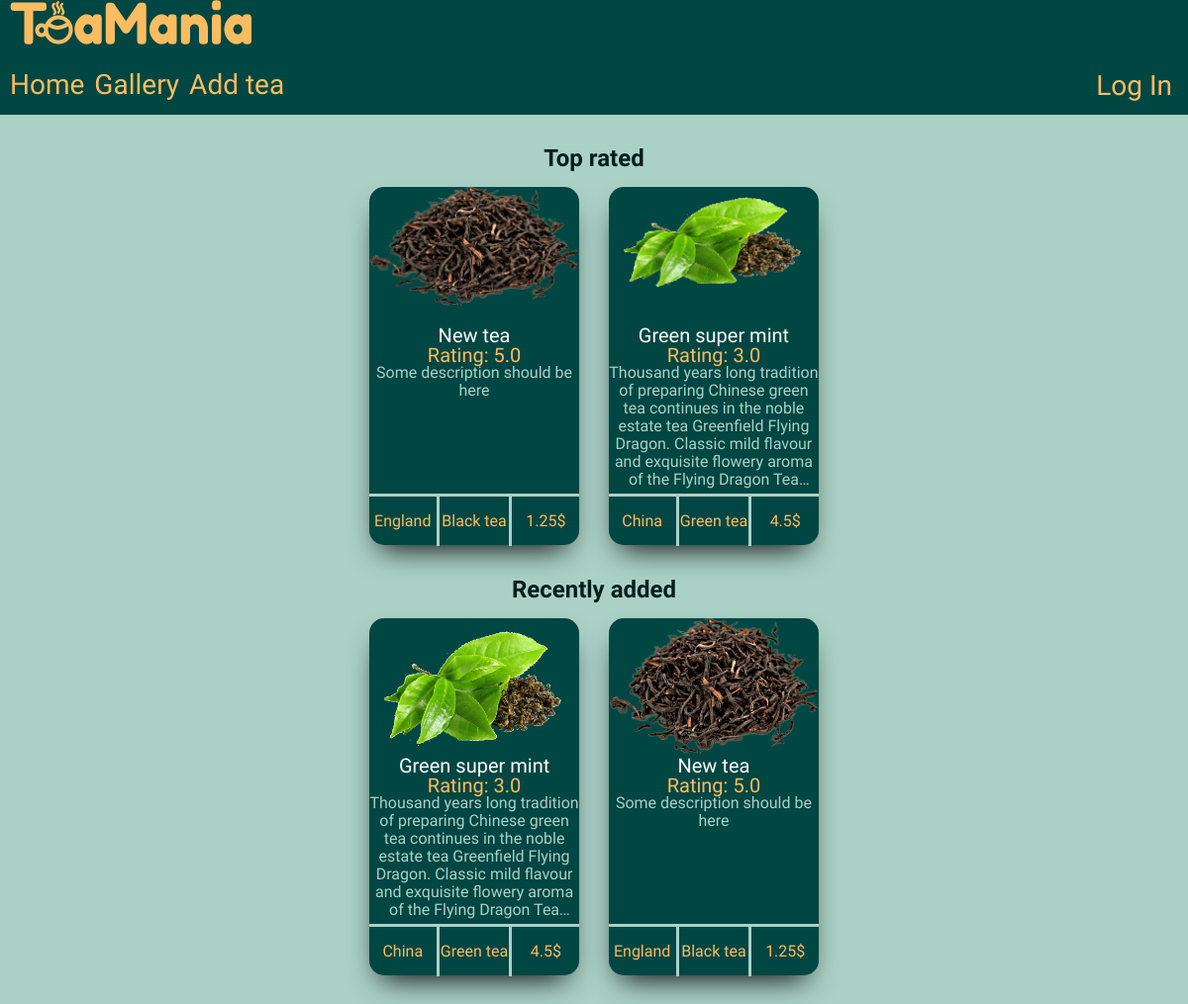
The app's page /index, older data.
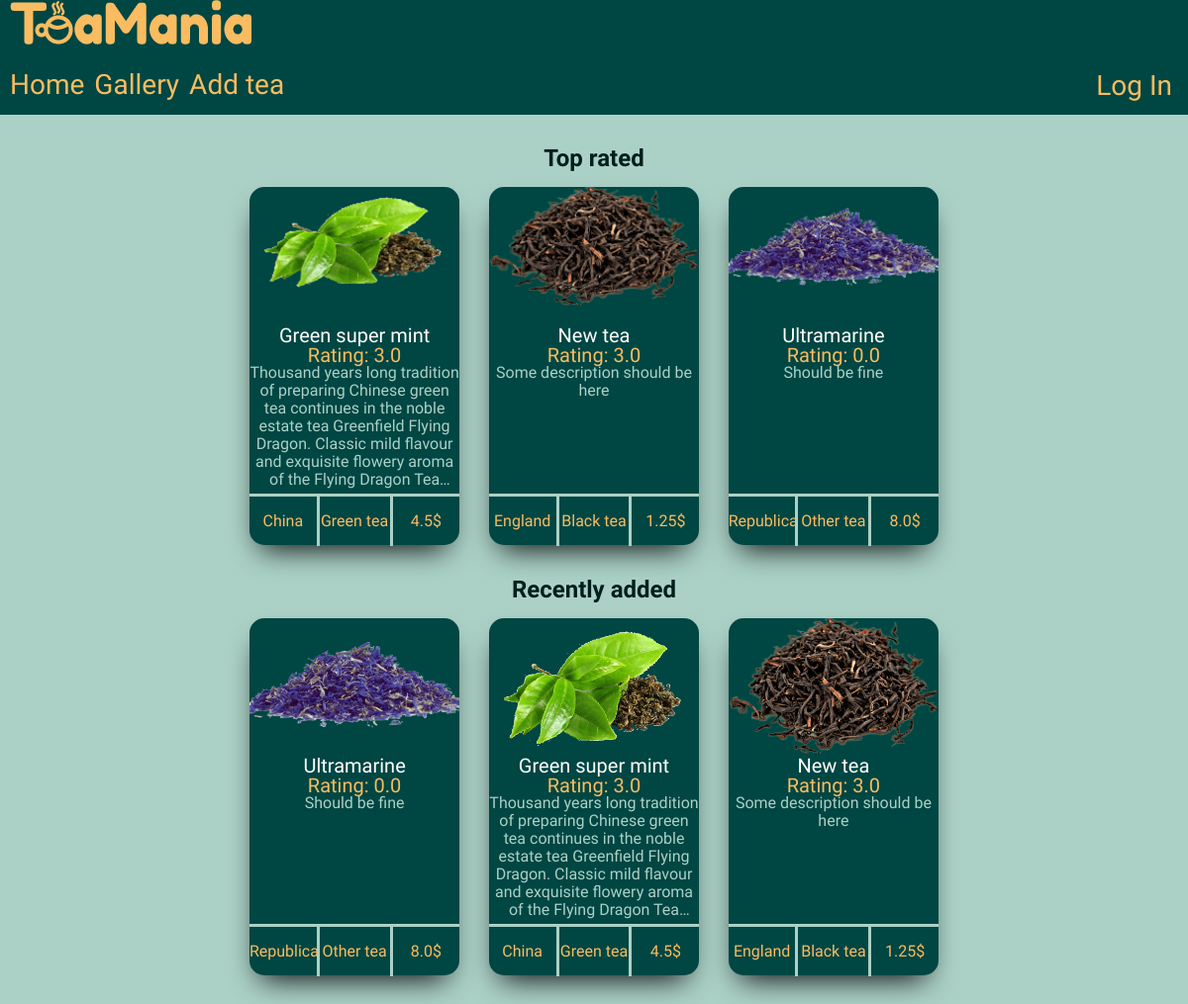
The same page, newer data.
### app/models.py (models this page shows, shortened)
class Tea(db.Model):
    id = db.Column(db.Integer, primary_key=True)
    title = db.Column(db.String(50), index=True, unique=True, nullable=False)
    type = db.Column(db.String(20), index=True, nullable=False)
    country = db.Column(db.String(50), index=True, nullable=False)
    description = db.Column(db.String(200))
    price = db.Column(db.Float, index=True, nullable=False)
    rating = db.Column(db.Float, index=True)
    image = db.Column(db.String(150))
    timestamp = db.Column(db.DateTime, index=True, default=datetime.utcnow)
    user_id = db.Column(db.Integer, db.ForeignKey('user.id'))
    comments = db.relationship('Comment', backref='tea', lazy='dynamic')

### app/routes.py (the view)
@app.route('/')
@app.route('/index')
def index():
    teas_by_rating = Tea.query.order_by(Tea.rating.desc()).limit(5).all()
    teas_by_date = Tea.query.order_by(Tea.timestamp.desc()).limit(10).all()
    return render_template('index.html', teas_by_rating=teas_by_rating, teas_by_date=teas_by_date)

### app/templates/index.html (shortened to what this page needs)
<!DOCTYPE html>
<html lang="en">
<head>
  <link rel="stylesheet" href="{{ url_for('static', filename='css/main_style.css')}}">
  <link rel="stylesheet" href="{{ url_for('static', filename='css/index_style.css')}}">
</head>
<body>
  <header>
    <div class="container">
      <a href="{{ url_for('index') }}" class="header__logo">
        <img src="{{ url_for('static', filename='images/logo_desctop.png') }}" alt="Big logo">
      </a>
      <div class="header__bottom">
        <nav>
          <a href="{{ url_for('index') }}" class="header__button">Home</a>
          <a href="{{ url_for('gallery') }}" class="header__button" >Gallery</a>
          <a href="{{ url_for('add_tea') }}" class="header__button">Add tea</a>
        </nav>
        <div class="header__login">
          <button class="header__button" id="login">Log In</button>
        </div>
      </div>
    </div>
  </header>
  <main>
    <div class="container">
      <section class="top__five">
        <h2 class="headline">Top rated</h2>
        <ul id="top-five-results">
          {% for tea in teas_by_rating: %}
          <li class="tea__card">
            <div class="tea__image">
              {% if tea.type == 'Black' %}
                <img src="{{ url_for('static', filename='images/blacktear.png')}}" alt="black tea">
              {% elif tea.type == 'Green' %}
                <img src="{{ url_for('static', filename='images/greentear.png')}}" alt="green tea">
              {% else %}
                <img src="{{ url_for('static', filename='images/othertear.png')}}" alt="other tea">
              {% endif %}
            </div>
            <div class="tea__name"><a href="gallery/{{ tea.id }}">{{ tea.title }}</a></div>
            <div class="tea__rating">Rating: {{ tea.rating }}</div>
            <div class="tea__description"> {{ tea.description }}</div>
            <div class="tea__info">
              <div class="tea__stats country">
                <p>{{ tea.country }}</p>
              </div>
              <div class="tea__stats categoty">
                <p>{{ tea.type }} tea</p>
              </div>
              <div class="tea__stats price">
                <p>{{ tea.price }}$</p>
              </div>
            </div>
          </li>
          {% endfor %}
        </ul>
      </section>
      <section class="last-ten">
        <h2 class="headline">Recently added</h2>
        <ul id="last-ten-results">
          {% for tea in teas_by_date: %}
          <li class="tea__card">
            <div class="tea__image">
              {% if tea.type == 'Black' %}
                <img src="{{ url_for('static', filename='images/blacktea.png')}}" alt="bleck tea">
              {% elif tea.type == 'Green' %}
                <img src="{{ url_for('static', filename='images/greentea.png')}}" alt="bleck tea">
              {% else %}
                <img src="{{ url_for('static', filename='images/othertea.png')}}" alt="bleck tea">
              {% endif %}
            </div>
            <div class="tea__name"><a href="gallery/{{ tea.id }}">{{ tea.title }}</a></div>
            <div class="tea__rating">Rating: {{ tea.rating }}</div>
            <div class="tea__description"> {{ tea.description }}</div>
            <div class="tea__info">
              <div class="tea__stats country">
                <p>{{ tea.country }}</p>
              </div>
              <div class="tea__stats categoty">
                <p>{{ tea.type }} tea</p>
              </div>
              <div class="tea__stats price">
                <p>{{ tea.price }}$</p>
              </div>
            </div>
          </li>
          {% endfor %}
        </ul>
      </section>
    </div>
  </main>
</body>
</html>

### app/static/css/main_style.css (style rules this page uses)
* { box-sizing: border-box; }
a { text-decoration: none; }
ul, li { list-style-type: none; margin-left: 0; padding-left: 0; }
header { width: 100%; background-color: #004643; }
.header__bottom { display: flex; justify-content: space-between; line-height: normal; padding: 20px 0px 5px; font-family: 'Fredoka One', sans-serif, serif; }
nav { display: flex; }
.header__button { margin-right: 10px; font-size: 28px; color: #f9bc60; }
.header__button:last-child { margin-right: 0; }
.header__login button { background: none; border: none; font-family: 'Fredoka One'; }
nav a::after, .header__login button::after { content: ''; display: block; width: 0; height: 4px; margin-top: 3px; background-color: #f9bc60; transition: width .3s; }
body { height: 100%; font-family: 'Acme', 'PT Serif', serif; font-weight: 400; font-size: 16px; line-height: 18px; margin: 0; padding: 0; background-color: #abd1c6; }
.container { max-width: 1200px; margin: 0 auto; padding: 0 10px; }

### app/static/css/index_style.css (style rules this page uses)
.headline { display: flex; justify-content: center; margin-top: 3%; color: #001e1d; }
#top-five-results, #last-ten-results { display: flex; justify-content: center; flex-wrap: wrap; }
.tea__card { display: inline-block; width: 18%; margin-right: 2.5%; background-color: #004643; border-radius: 15px; text-align: center; box-shadow: -1px 15px 30px -12px black; }
.tea__card:last-child { margin-right: 0%; }
#last-ten-results .tea__card { margin-bottom: 3%; }
.tea__image { position: relative; padding-top: 56.25%; margin-bottom: 10%; }
.tea__image img { position: absolute; left: 0; top: 0; height: auto; width: 100%; }
.tea__name a { font-size: 20px; color: #fffffe; }
.tea__rating { font-size: 20px; color: #f9bc60; }
.tea__description { height: 35%; color: #abd1c6; display: -webkit-box; -webkit-box-orient: vertical; -webkit-line-clamp: 7; overflow: hidden; text-overflow: ellipsis; }
.tea__info { display: flex; justify-content: space-around; margin-top: 2%; border-top: 3px solid #abd1c6; }
.tea__stats { color: #f9bc60; width: 33.3%; white-space: nowrap; overflow: hidden; }
.country { border-right: 3px solid #abd1c6; }
.price { border-left: 3px solid #abd1c6; }

Row changes from the older to the newer data that the page shows:
shown differently, row unchanged: Tea "Green super mint": moves up the list
changed Tea "New tea": rating "5.0" → "3.0"
added Tea: title "Ultramarine", rating "0.0", description "Should be fine", country "Republica…", type "Other", price "8.0"
